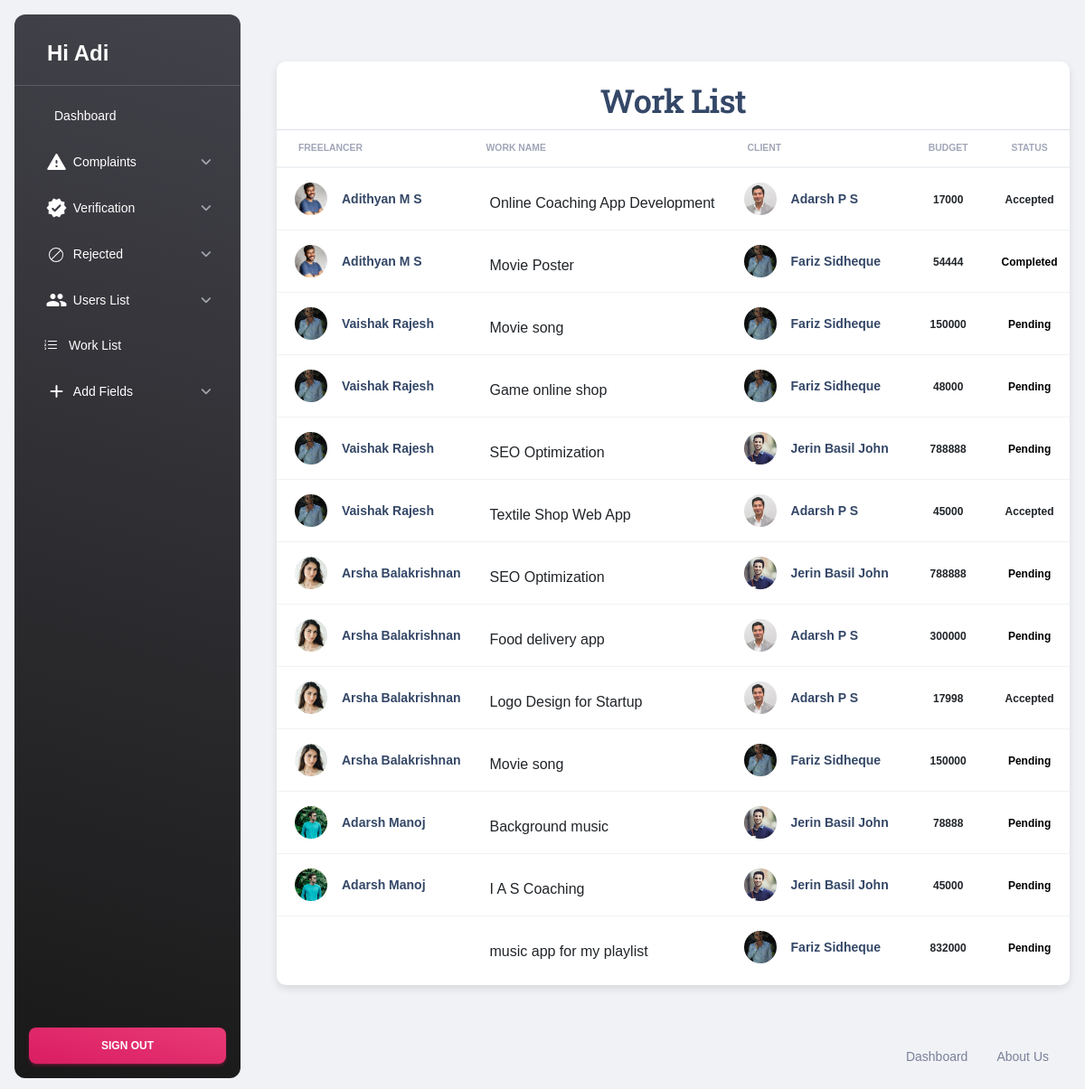
Page /Admin/Worklist.php (signed in) on the committed database.
### tables this page shows
CREATE TABLE `tbl_work` (
  `work_id` int(11) NOT NULL,
  `work_name` varchar(100) NOT NULL,
  `work_price` varchar(50) NOT NULL,
  `work_details` varchar(1000) NOT NULL,
  `work_doc` varchar(50) NOT NULL,
  `client_id` int(11) NOT NULL,
  `subcat_id` int(11) NOT NULL,
  `work_final` varchar(100) NOT NULL,
  `work_status` int(11) NOT NULL DEFAULT 0
);

CREATE TABLE `tbl_freelan` (
  `freelan_id` int(11) NOT NULL,
  `freelan_name` varchar(50) NOT NULL,
  `freelan_email` varchar(50) NOT NULL,
  `place_id` int(11) NOT NULL,
  `freelan_address` varchar(200) NOT NULL,
  `freelan_photo` varchar(50) NOT NULL,
  `freelan_proof` varchar(50) NOT NULL,
  `freelan_password` varchar(50) NOT NULL,
  `freelan_dob` varchar(20) NOT NULL,
  `freelan_contact` varchar(20) NOT NULL,
  `freelan_status` int(11) NOT NULL,
  `freelan_gender` varchar(50) NOT NULL
);

CREATE TABLE `tbl_client` (
  `client_id` int(11) NOT NULL,
  `client_name` varchar(50) NOT NULL,
  `client_email` varchar(50) NOT NULL,
  `place_id` int(11) NOT NULL,
  `client_address` varchar(100) NOT NULL,
  `client_photo` varchar(50) NOT NULL,
  `client_proof` varchar(50) NOT NULL,
  `client_password` varchar(50) NOT NULL,
  `client_dob` varchar(50) NOT NULL,
  `client_contact` varchar(50) NOT NULL,
  `client_status` int(11) NOT NULL,
  `client_gender` varchar(50) NOT NULL
);

### Admin/Worklist.php (the view, shortened to what this page needs)
<?php
include('Header.php');
?>
<html>
<head>
</head>
<body>
    <div class="card-body px-0 pb-2">
        <h2 align="center">Work List</h2>
        <div class="table-responsive">
            <table class="table align-items-center mb-0">
                <thead>
                    <tr>
                        <th class="text-uppercase text-secondary text-xxs font-weight-bolder opacity-7">Freelancer</th>
                        <th class="text-uppercase text-secondary text-xxs font-weight-bolder opacity-7 ps-2">Work Name</th>
                        <th class=" text-uppercase text-secondary text-xxs font-weight-bolder opacity-7">Client</th>
                        <th class="text-center text-uppercase text-secondary text-xxs font-weight-bolder opacity-7">Budget</th>
                        <th class="text-center text-uppercase text-secondary text-xxs font-weight-bolder opacity-7">Status</th>
                    </tr>
                </thead>
                <tbody>
                    <?php
                    $selqry = "SELECT * FROM tbl_work u
                                       LEFT JOIN tbl_request j ON u.work_id = j.work_id
                                       LEFT JOIN tbl_freelan c ON j.freelan_id = c.freelan_id
                                       LEFT JOIN tbl_client k ON u.client_id = k.client_id";
                    $result = $con->query($selqry);
                    while ($data = $result->fetch_assoc()) {
                    ?>
                        <tr>
                            <td>
                                <div class="d-flex px-2 py-1">
                                    <?php if (!empty($data['freelan_photo']) && !empty($data['freelan_name'])): ?>
                                        <div>
                                            <img src="../Asset/Files/Freelan/Photo/<?php echo $data['freelan_photo']; ?>" class="avatar avatar-sm me-3" alt="Freelancer Photo">
                                        </div>
                                        <div class="d-flex flex-column justify-content-center">
                                            <h6 class="mb-0 text-sm"><?php echo $data['freelan_name']; ?></h6>
                                        </div>
                                    <?php endif; ?>
                                </div>
                            </td>
                            <td>
                                <div class="avatar-group mt-2">
                                    <?php echo $data['work_name'] ?>
                                </div>
                            </td>
                            <td>
                                <div class="d-flex px-2 py-1">
                                    <div>
                                        <img src="../Asset/Files/Client/Photo/<?php echo $data['client_photo'] ?>" class="avatar avatar-sm me-3" alt="Client Photo">
                                    </div>
                                    <div class="d-flex flex-column justify-content-center">
                                        <h6 class="mb-0 text-sm"><?php echo $data['client_name'] ?></h6>
                                    </div>
                                </div>
                            </td>
                            <td class="align-middle text-center text-sm">
                                <span class="text-xs font-weight-bold"><?php echo $data['work_price'] ?></span>
                            </td>
                            <td class="align-middle text-center text-sm">
                                <span class="text-xs font-weight-bold">
                                    <?php if ($data['status'] == 1) {
                                    ?>
                                        <span class="" style="color: #212529;">Accepted</span>
                                    <?php
                                    } else if ($data['status'] == 2) {
                                    ?>
                                        <span class="" style="color:black;">Rejected</span>
                                    <?php
                                    } else if ($data['status'] == 3) {
                                    ?>
                                        <span class="" style="color:black;">Completed</span>
                                    <?php
                                    } else if ($data['status'] == 4) {
                                    ?>
                                        <span class=" " style="color:black;">Paid</span>
                                    <?php
                                    } else {
                                    ?>
                                        <span class="" style="color:black;">Pending</span>
                                    <?php
                                    }
                                    ?>
                                </span>
                            </td>
                        </tr>
                    <?php } ?>
                </tbody>
            </table>
        </div>
    </div>
</body>
<?php
include('Footer.php');
?>
</html>

### Admin/Worklist.php (style rules this page uses)
body { font-family: Arial, sans-serif; background-color: #f8f9fa; margin: 0; padding: 0; }
.card-body { background: white; border-radius: 10px; padding: 20px; box-shadow: 0 4px 8px rgba(0, 0, 0, 0.1); margin: 20px; }
.table-responsive { overflow-x: auto; }
.table { width: 100%; margin-bottom: 1rem; color: #212529; border-collapse: collapse; }
.table th, .table td { padding: 0.75rem; vertical-align: top; border-top: 1px solid #dee2e6; }
.table thead th { vertical-align: bottom; border-bottom: 2px solid #dee2e6; }
.table .text-center { text-align: center; }
.table .text-uppercase { text-transform: uppercase; }
.table .text-secondary { color: #6c757d; }
.table .text-xxs { font-size: 0.75rem; }
.table .font-weight-bolder { font-weight: bolder; }
.table .opacity-7 { opacity: 0.7; }
.table .avatar { border-radius: 50%; width: 40px; height: 40px; object-fit: cover; }
.table .avatar-group { display: flex; align-items: center; }
.table .text-sm { font-size: 0.875rem; }
.table .font-weight-bold { font-weight: bold; }
.d-flex { display: flex; }
.justify-content-center { justify-content: center; }
.align-items-center { align-items: center; }
.px-2 { padding-left: 0.5rem; padding-right: 0.5rem; }
.py-1 { padding-top: 0.25rem; padding-bottom: 0.25rem; }
.me-3 { margin-right: 1rem; }
.mt-2 { margin-top: 0.5rem; }
.mb-0 { margin-bottom: 0; }

### rows in the picture
tbl_work: tbl_freelan.freelan_photo (picture), tbl_freelan.freelan_name "Adithyan M S", work_name "Online Coaching App Development", client.client_photo (picture), client.client_name "Adarsh P S", work_price "17000", shows "Accepted"
tbl_work: tbl_freelan.freelan_photo (picture), tbl_freelan.freelan_name "Adithyan M S", work_name "Movie Poster", client.client_photo (picture), client.client_name "Fariz Sidheque", work_price "54444", shows "Completed"
tbl_work: tbl_freelan.freelan_photo (picture), tbl_freelan.freelan_name "Vaishak Rajesh", work_name "Movie song", client.client_photo (picture), client.client_name "Fariz Sidheque", work_price "150000", shows "Pending", tbl_freelan.freelan_name "Arsha Balakrishnan"
tbl_work: tbl_freelan.freelan_photo (picture), tbl_freelan.freelan_name "Vaishak Rajesh", work_name "Game online shop", client.client_photo (picture), client.client_name "Fariz Sidheque", work_price "48000", shows "Pending"
tbl_work: tbl_freelan.freelan_photo (picture), tbl_freelan.freelan_name "Vaishak Rajesh", work_name "SEO Optimization", client.client_photo (picture), client.client_name "Jerin Basil John", work_price "788888", shows "Pending", tbl_freelan.freelan_name "Arsha Balakrishnan"
tbl_work: tbl_freelan.freelan_photo (picture), tbl_freelan.freelan_name "Vaishak Rajesh", work_name "Textile Shop Web App", client.client_photo (picture), client.client_name "Adarsh P S", work_price "45000", shows "Accepted"
tbl_work: tbl_freelan.freelan_photo (picture), tbl_freelan.freelan_name "Arsha Balakrishnan", work_name "Food delivery app", client.client_photo (picture), client.client_name "Adarsh P S", work_price "300000", shows "Pending"
tbl_work: tbl_freelan.freelan_photo (picture), tbl_freelan.freelan_name "Arsha Balakrishnan", work_name "Logo Design for Startup", client.client_photo (picture), client.client_name "Adarsh P S", work_price "17998", shows "Accepted"
tbl_work: tbl_freelan.freelan_photo (picture), tbl_freelan.freelan_name "Adarsh Manoj", work_name "Background music", client.client_photo (picture), client.client_name "Jerin Basil John", work_price "78888", shows "Pending"
tbl_work: tbl_freelan.freelan_photo (picture), tbl_freelan.freelan_name "Adarsh Manoj", work_name "I A S Coaching", client.client_photo (picture), client.client_name "Jerin Basil John", work_price "45000", shows "Pending"
tbl_work: work_name "music app for my playlist", client.client_photo (picture), client.client_name "Fariz Sidheque", work_price "832000", shows "Pending"

### other values in the picture
$_SESSION['aName'] "Adi"
